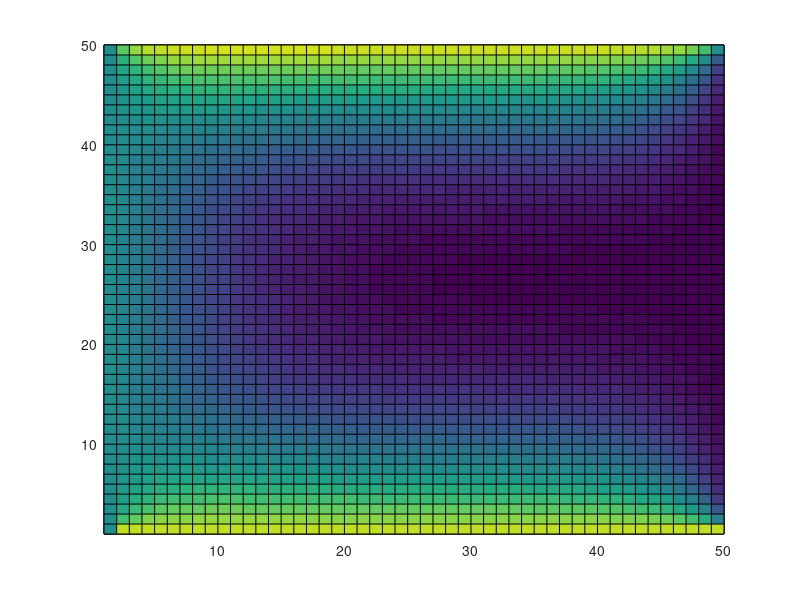

This chart was generated by the following MATLAB code:
%diferencias finitas
%04/03/2020

clear all
clc

%temperaturas alrededor de la placa
T1=250;
T2=450;
T3=10;
T4=500;

%numero de nodos
n = 50;

%acomodar temperaturas en 
T = zeros(n);
T(1,:) = T2;
T(end,:) = T4;
T(:,1) = T1;
T(:,end) = T3;

%resolver por metodo Jacovi
for k = 1:100
  for i = 2:n-1
    for j=2:n-1
      T(i,j) = (T(i-1,j)+T(i+1,j)+T(i,j-1)+T(i,j+1))/4;
    endfor
  endfor
  pcolor(T)
  pause(1)
  hold
endfor

%pcolor(T)